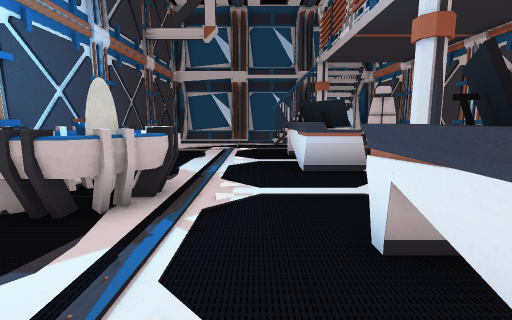
[1] (above)

16 first-person views from a walk through a Unity game level. The camera is 1.3 m above the floor, tilts 8° down and sees 85° across. Doors are open. The floor is counted in squares, 1 m on a side. Each view is taken from the middle of a square. On the plan, view 1 faces up. The plan holds only what a view shows up to about 13 squares ahead; the rest is blank. The place goes on beyond the plan. The player is left out. Some surface patterns are stand-ins.

[2]
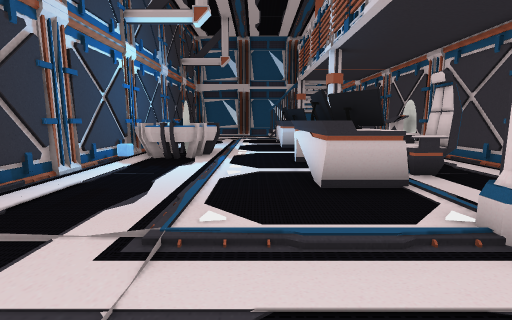

[3]
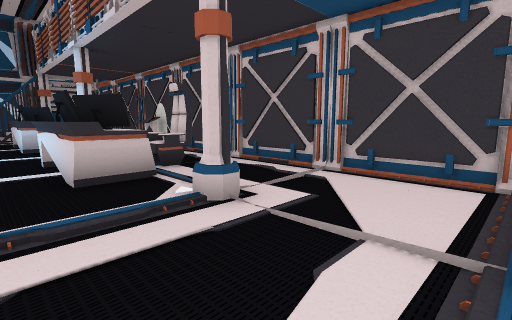

[4]
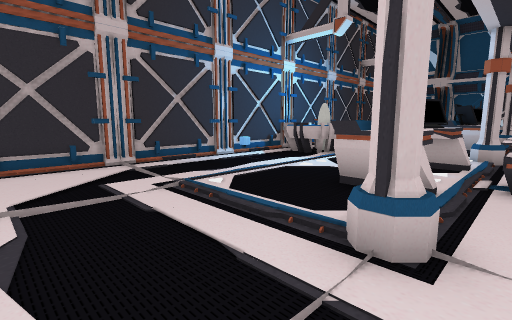

[5]
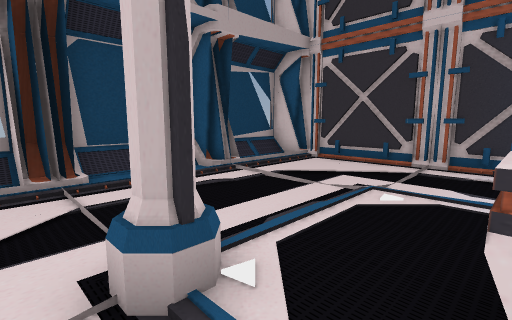

[6]
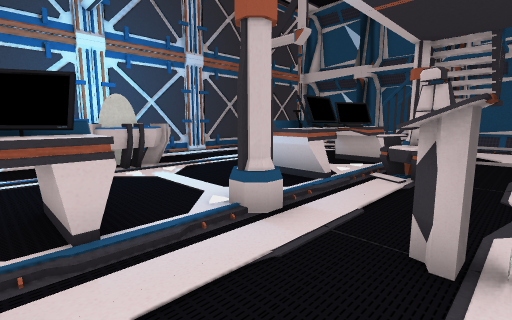

[7]
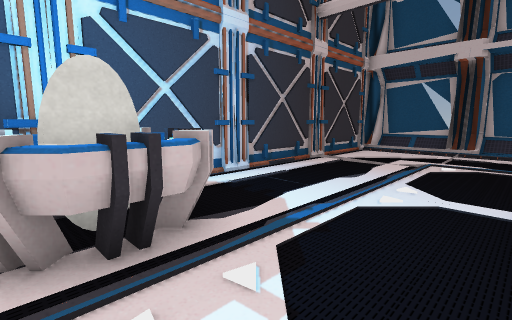

[8]
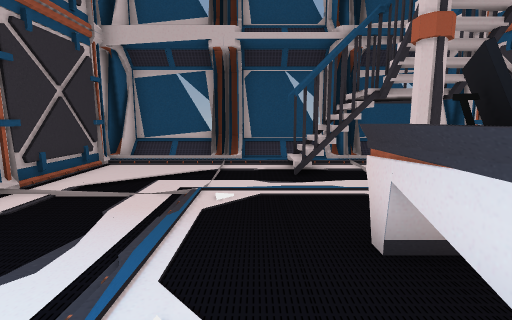

[9]
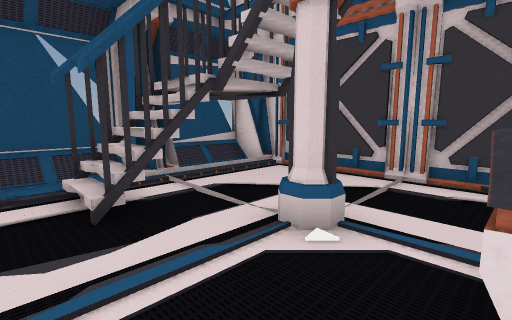

[10]
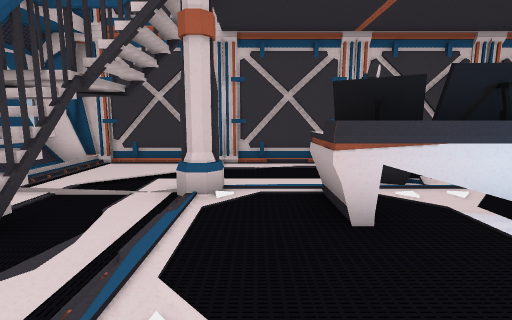

[11]
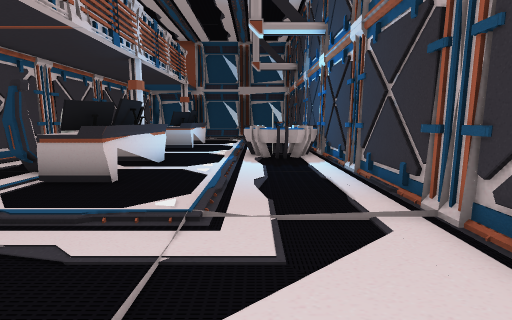

[12]
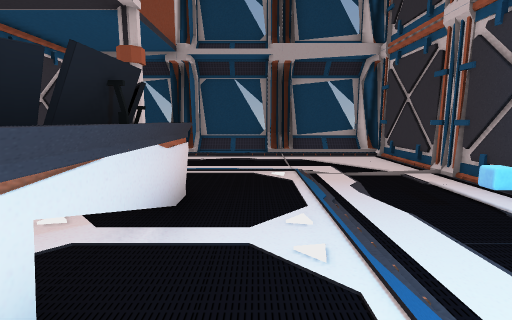

[13]
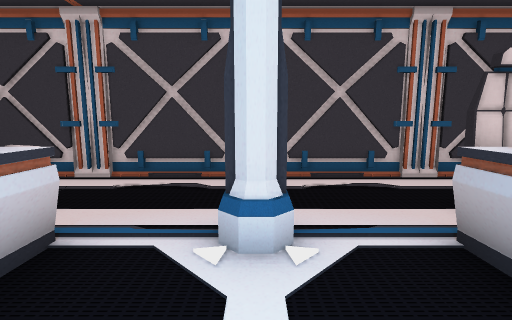

[14]
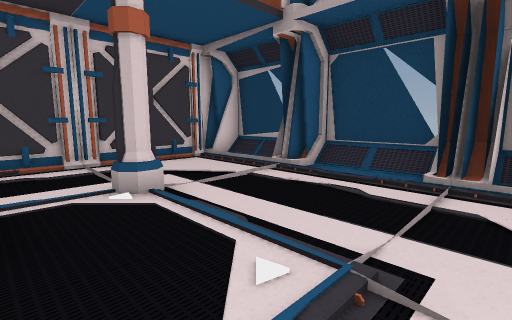

[15]
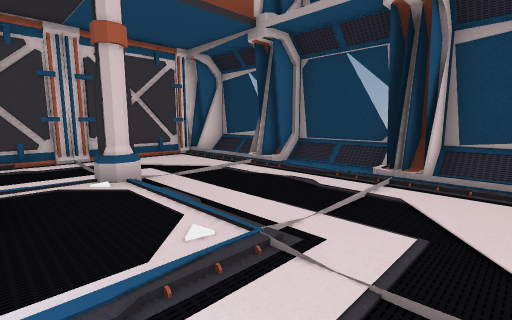

[16]
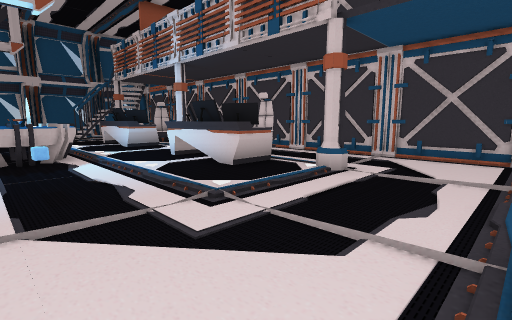

### Floor plan
Key: @ floor where view 1 was taken; # wall or solid block; x gap in a wall; . main floor; : floor 0.25 m higher than the main floor; / step, stairs or slope; = window, fence, low wall or low ledge; C column; E desk; N console; O other object.
Columns run from 5 left of view 1 to 7 right of it. Each row starts with its distance up from view 1.
 19 #===#=#=#===#
 18 # ::#///##::#
 17 #...../##...#
 16 #...../OO...#
 15 #...../x#...#
 14 #...........#
 13 #.......C...#
 12 #...........#
 11 #.....EEE...#
 10 #.....EEEO..#
  9 #.....EEOOO.#
  8 #.....EEEO..#
  7 #.....EEE...#
  6 #OOO........#
  5 #OOO....C.Nx#
  4 #OOO........#
  3 #.....EEE...#
  2 #.....EEEO..#
  1 #.=...EE.OO.#
  0 #....@EEEO..#
 -1 #.....EEE...#
 -2 #...........#
 -3 #.......C...#
 -4 #...........#
 -5 #...........#
 -6 #...........#
 -7 #...:...:...#
 -8 #//##///#// #
 -9 #===#=#=#===#

Positions as (right, up) in squares from view 1, and headings:
1: (0, 0), facing up
2: (0, -6), facing up
3: (0, -7), facing up-right
4: (4, -6), facing up-left
5: (4, -1), facing down-left
6: (6, 2), facing up-left
7: (1, 4), facing up-left
8: (0, 8), facing up
9: (0, 11), facing up-right
10: (-2, 12), facing right
11: (-2, 17), facing down
12: (0, 4), facing down
13: (0, 5), facing right
14: (-2, -1), facing down-right
15: (-3, -1), facing down-right
16: (-4, -7), facing up-right
